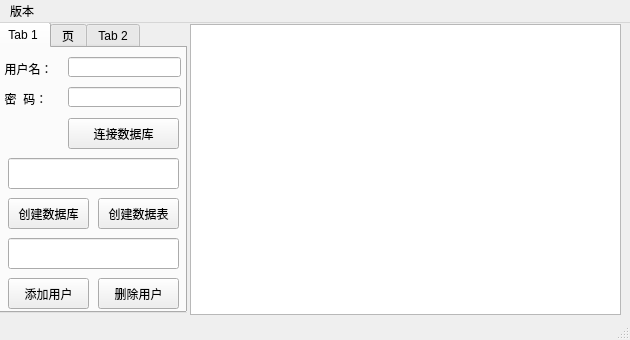
<?xml version="1.0" encoding="UTF-8"?>
<ui version="4.0">
 <class>MainWindow</class>
 <widget class="QMainWindow" name="MainWindow">
  <property name="geometry">
   <rect>
    <x>0</x>
    <y>0</y>
    <width>630</width>
    <height>340</height>
   </rect>
  </property>
  <property name="minimumSize">
   <size>
    <width>630</width>
    <height>340</height>
   </size>
  </property>
  <property name="maximumSize">
   <size>
    <width>630</width>
    <height>340</height>
   </size>
  </property>
  <property name="windowTitle">
   <string>AMSGUI</string>
  </property>
  <widget class="QWidget" name="centralwidget">
   <widget class="QTextBrowser" name="textBrowser">
    <property name="geometry">
     <rect>
      <x>190</x>
      <y>1</y>
      <width>431</width>
      <height>291</height>
     </rect>
    </property>
   </widget>
   <widget class="QTabWidget" name="tabWidget">
    <property name="geometry">
     <rect>
      <x>-4</x>
      <y>-1</y>
      <width>191</width>
      <height>291</height>
     </rect>
    </property>
    <property name="currentIndex">
     <number>0</number>
    </property>
    <widget class="QWidget" name="tab_3">
     <attribute name="title">
      <string>Tab 1</string>
     </attribute>
     <widget class="QLineEdit" name="lineEdit">
      <property name="geometry">
       <rect>
        <x>70</x>
        <y>9</y>
        <width>113</width>
        <height>20</height>
       </rect>
      </property>
     </widget>
     <widget class="QLabel" name="label">
      <property name="geometry">
       <rect>
        <x>0</x>
        <y>10</y>
        <width>54</width>
        <height>21</height>
       </rect>
      </property>
      <property name="text">
       <string>  用户名：</string>
      </property>
     </widget>
     <widget class="QLabel" name="label_2">
      <property name="geometry">
       <rect>
        <x>0</x>
        <y>40</y>
        <width>54</width>
        <height>21</height>
       </rect>
      </property>
      <property name="text">
       <string>  密  码：</string>
      </property>
     </widget>
     <widget class="QLineEdit" name="lineEdit_2">
      <property name="geometry">
       <rect>
        <x>70</x>
        <y>39</y>
        <width>113</width>
        <height>20</height>
       </rect>
      </property>
     </widget>
     <widget class="QPushButton" name="pushButton">
      <property name="geometry">
       <rect>
        <x>70</x>
        <y>70</y>
        <width>111</width>
        <height>31</height>
       </rect>
      </property>
      <property name="text">
       <string>连接数据库</string>
      </property>
     </widget>
     <widget class="QPushButton" name="pushButton_13">
      <property name="geometry">
       <rect>
        <x>10</x>
        <y>150</y>
        <width>81</width>
        <height>31</height>
       </rect>
      </property>
      <property name="text">
       <string>创建数据库</string>
      </property>
     </widget>
     <widget class="QPushButton" name="pushButton_14">
      <property name="geometry">
       <rect>
        <x>100</x>
        <y>150</y>
        <width>81</width>
        <height>31</height>
       </rect>
      </property>
      <property name="text">
       <string>创建数据表</string>
      </property>
     </widget>
     <widget class="QLineEdit" name="lineEdit_8">
      <property name="geometry">
       <rect>
        <x>10</x>
        <y>110</y>
        <width>171</width>
        <height>31</height>
       </rect>
      </property>
     </widget>
     <widget class="QPushButton" name="pushButton_8">
      <property name="geometry">
       <rect>
        <x>10</x>
        <y>230</y>
        <width>81</width>
        <height>31</height>
       </rect>
      </property>
      <property name="text">
       <string>添加用户</string>
      </property>
     </widget>
     <widget class="QPushButton" name="pushButton_9">
      <property name="geometry">
       <rect>
        <x>100</x>
        <y>230</y>
        <width>81</width>
        <height>31</height>
       </rect>
      </property>
      <property name="text">
       <string>删除用户</string>
      </property>
     </widget>
     <widget class="QLineEdit" name="lineEdit_4">
      <property name="geometry">
       <rect>
        <x>10</x>
        <y>190</y>
        <width>171</width>
        <height>31</height>
       </rect>
      </property>
     </widget>
    </widget>
    <widget class="QWidget" name="tab_5">
     <attribute name="title">
      <string>页</string>
     </attribute>
     <widget class="QPushButton" name="pushButton_7">
      <property name="geometry">
       <rect>
        <x>140</x>
        <y>50</y>
        <width>41</width>
        <height>31</height>
       </rect>
      </property>
      <property name="text">
       <string>出库</string>
      </property>
     </widget>
     <widget class="QPushButton" name="pushButton_5">
      <property name="geometry">
       <rect>
        <x>100</x>
        <y>130</y>
        <width>41</width>
        <height>31</height>
       </rect>
      </property>
      <property name="text">
       <string>入库</string>
      </property>
     </widget>
     <widget class="QLineEdit" name="lineEdit_3">
      <property name="geometry">
       <rect>
        <x>10</x>
        <y>90</y>
        <width>81</width>
        <height>31</height>
       </rect>
      </property>
     </widget>
     <widget class="QLineEdit" name="lineEdit_5">
      <property name="geometry">
       <rect>
        <x>100</x>
        <y>90</y>
        <width>81</width>
        <height>31</height>
       </rect>
      </property>
     </widget>
     <widget class="QPushButton" name="pushButton_3">
      <property name="geometry">
       <rect>
        <x>100</x>
        <y>50</y>
        <width>41</width>
        <height>31</height>
       </rect>
      </property>
      <property name="text">
       <string>入库</string>
      </property>
     </widget>
     <widget class="QPushButton" name="pushButton_4">
      <property name="geometry">
       <rect>
        <x>10</x>
        <y>130</y>
        <width>81</width>
        <height>31</height>
       </rect>
      </property>
      <property name="text">
       <string>商品编号查询</string>
      </property>
     </widget>
     <widget class="QTextBrowser" name="textBrowser_2">
      <property name="geometry">
       <rect>
        <x>10</x>
        <y>10</y>
        <width>171</width>
        <height>31</height>
       </rect>
      </property>
     </widget>
     <widget class="QPushButton" name="pushButton_2">
      <property name="geometry">
       <rect>
        <x>10</x>
        <y>50</y>
        <width>81</width>
        <height>31</height>
       </rect>
      </property>
      <property name="text">
       <string>选择文件</string>
      </property>
     </widget>
     <widget class="QPushButton" name="pushButton_6">
      <property name="geometry">
       <rect>
        <x>140</x>
        <y>130</y>
        <width>41</width>
        <height>31</height>
       </rect>
      </property>
      <property name="text">
       <string>出库</string>
      </property>
     </widget>
     <widget class="QPushButton" name="pushButton_10">
      <property name="geometry">
       <rect>
        <x>10</x>
        <y>210</y>
        <width>81</width>
        <height>31</height>
       </rect>
      </property>
      <property name="text">
       <string>编码查询</string>
      </property>
     </widget>
     <widget class="QLineEdit" name="lineEdit_6">
      <property name="geometry">
       <rect>
        <x>10</x>
        <y>170</y>
        <width>171</width>
        <height>31</height>
       </rect>
      </property>
     </widget>
     <widget class="QPushButton" name="pushButton_11">
      <property name="geometry">
       <rect>
        <x>100</x>
        <y>210</y>
        <width>81</width>
        <height>31</height>
       </rect>
      </property>
      <property name="text">
       <string>数量查询</string>
      </property>
     </widget>
    </widget>
    <widget class="QWidget" name="tab_4">
     <attribute name="title">
      <string>Tab 2</string>
     </attribute>
     <widget class="QLineEdit" name="lineEdit_7">
      <property name="geometry">
       <rect>
        <x>10</x>
        <y>10</y>
        <width>171</width>
        <height>31</height>
       </rect>
      </property>
     </widget>
     <widget class="QPushButton" name="pushButton_12">
      <property name="geometry">
       <rect>
        <x>10</x>
        <y>50</y>
        <width>171</width>
        <height>31</height>
       </rect>
      </property>
      <property name="text">
       <string>删除数据</string>
      </property>
     </widget>
    </widget>
   </widget>
  </widget>
  <widget class="QMenuBar" name="menubar">
   <property name="geometry">
    <rect>
     <x>0</x>
     <y>0</y>
     <width>630</width>
     <height>23</height>
    </rect>
   </property>
   <widget class="QMenu" name="menu">
    <property name="title">
     <string>版本</string>
    </property>
    <addaction name="actionV0_0_1"/>
   </widget>
   <addaction name="menu"/>
  </widget>
  <widget class="QStatusBar" name="statusbar"/>
  <action name="actionV0_0_1">
   <property name="text">
    <string>V0.1.1</string>
   </property>
  </action>
  <action name="actionCreate_a_database">
   <property name="text">
    <string>create a database</string>
   </property>
  </action>
  <action name="actionCreate_a_table">
   <property name="text">
    <string>create a table</string>
   </property>
  </action>
  <action name="actionDel">
   <property name="text">
    <string>yonghuguanli</string>
   </property>
  </action>
  <action name="actionChaxun">
   <property name="text">
    <string>chaxun</string>
   </property>
  </action>
  <action name="actionDel_2">
   <property name="text">
    <string>del</string>
   </property>
  </action>
 </widget>
 <resources/>
 <connections/>
</ui>
